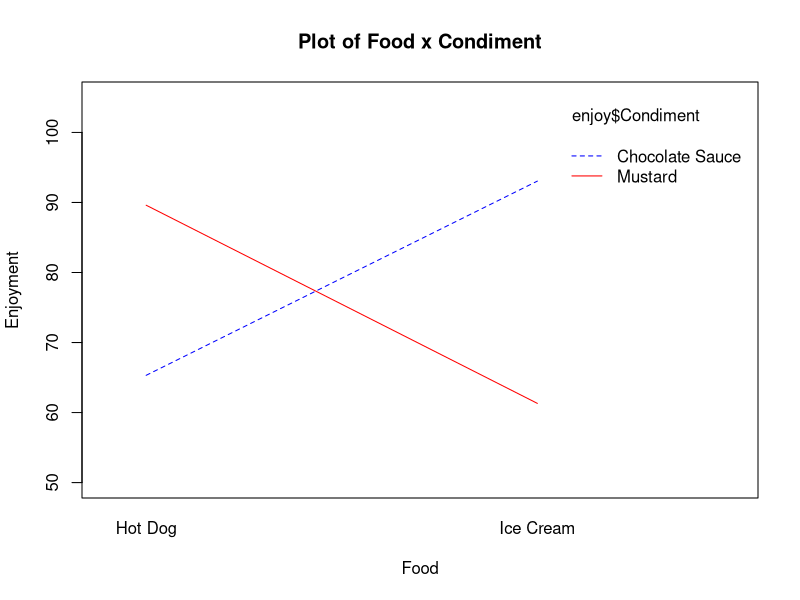
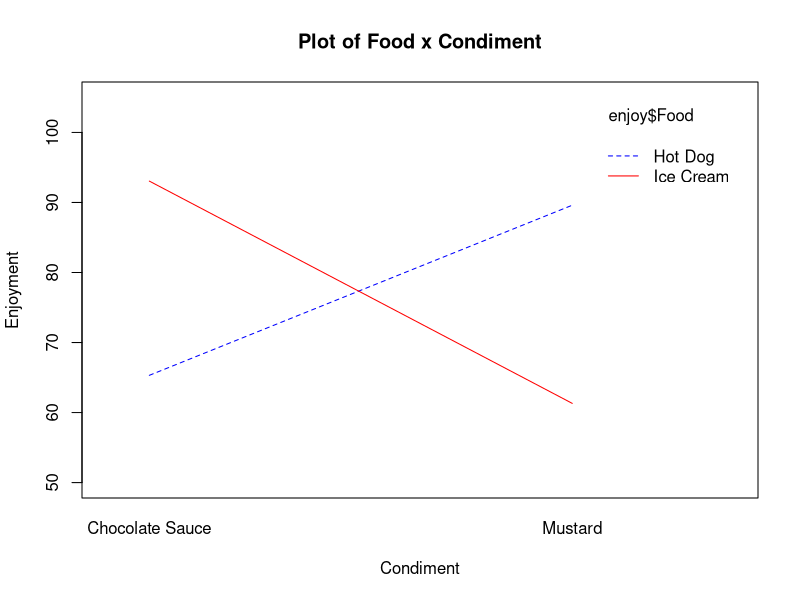

The R source for these figures, in order:
## ---- chunk 1
enjoy <- read.table("Interactions_Categorical.csv", header=T, sep=",")
## ---- chunk 2
enjoy.aov <- aov(Enjoyment ~ Food + Condiment + Food:Condiment, data=enjoy)
summary(enjoy.aov)
## ---- chunk 3
interaction.plot(enjoy$Food, enjoy$Condiment, enjoy$Enjoyment,
                 ylim=range(50,105), xlab="Food",
                 ylab="Enjoyment",
                 col=c("blue","red"), main="Plot of Food x Condiment")
## ---- chunk 4
interaction.plot(enjoy$Condiment, enjoy$Food, enjoy$Enjoyment,
                 ylim=range(50,105), xlab="Condiment",
                 ylab="Enjoyment",
                 col=c("blue","red"), main="Plot of Food x Condiment")
## ---- chunk 5
enjoy.must <- subset(enjoy, Condiment == "Mustard")

enjoy.choc <- subset(enjoy, Condiment == "Chocolate Sauce")

must.aov<- aov(Enjoyment~Food, data=enjoy.must)
summary(must.aov)

choc.aov<- aov(Enjoyment~Food, data=enjoy.choc)
summary(choc.aov)
## ---- chunk 6
TukeyHSD(must.aov)
TukeyHSD(choc.aov)
## ---- chunk 7
mean(enjoy.must$Enjoyment[enjoy.must$Food=="Hot Dog"])
mean(enjoy.must$Enjoyment[enjoy.must$Food=="Ice Cream"])
## ---- chunk 8
mean(enjoy.choc$Enjoyment[enjoy.choc$Food=="Hot Dog"])
mean(enjoy.choc$Enjoyment[enjoy.choc$Food=="Ice Cream"])
